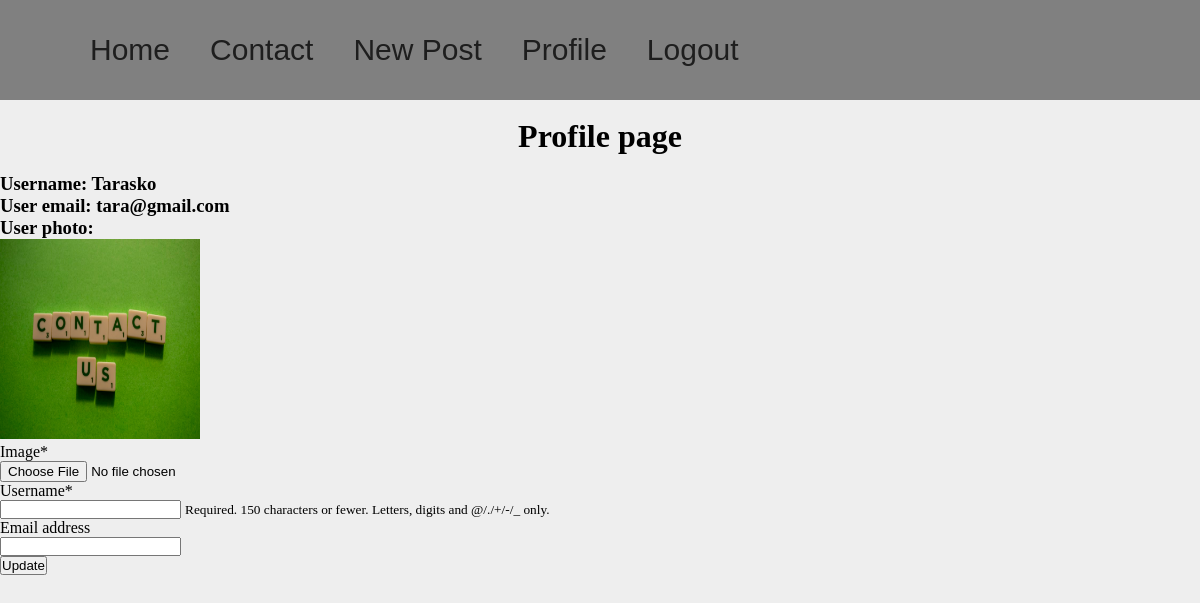
Page /profile/ (signed in) on the committed database.
### users/models.py (models this page shows, shortened)
class CustomUser(AbstractUser):
    age = models.PositiveIntegerField(null=True, blank=True)

class Profile(models.Model):
    user = models.OneToOneField(User, on_delete=models.CASCADE)
    image = models.ImageField(default='default.jpg', upload_to='profile_pics')

### users/views.py (the view)
# urls.py: path('profile/', views.profile, name='profile'),
def profile(request):
    if request.method == 'POST':
        i_form = UserPictureForm(request.POST, request.FILES, instance=request.user.profile)
        p_form = UserProfileForm(request.POST, instance=request.user)
        if i_form.is_valid() and p_form.is_valid():
            i_form.save()
            p_form.save()
            messages.success(request, f"Your profile has been updated!")
            return redirect('users:profile')
    else:
        i_form = UserPictureForm(instance=request.user)
        p_form = UserProfileForm(instance=request.user.profile)
    context = {
        'title': 'Profile Page',
        'i_form': i_form,
        'p_form': p_form,
    }
    return render(request, 'users/profile.html', context)

### users/forms.py
class UserPictureForm(forms.ModelForm):
    class Meta:
        model = Profile
        fields = ['image']

class UserProfileForm(forms.ModelForm):
    class Meta:
        model = CustomUser
        fields = ['username', 'email']

### users/templates/users/profile.html
{% extends 'posts/base.html' %}
{% load crispy_forms_tags %}
{% load static %}
{% block content %}
    <br>
    <center>
        <h1>Profile page</h1>
        <br>
    </center>
    <h3>Username: {{ user.username }}</h3>
    <h3>User email: {{ user.email }}</h3>
    <h3>User photo: </h3>
    <img src="{{ user.profile.image.url }}" height="200" width="200" >
<form method="post" enctype="multipart/form-data">{% csrf_token %}
    {{ i_form|crispy }}
    {{ p_form|crispy }}
    <button type="submit">Update</button>
</form>
{% endblock content %}

### posts/static/posts/style.css (style rules this page uses)
* { margin: 0; padding: 0; }
body { background-color: #eee; }

### rows in the picture
CustomUser: username "Tarasko", email "tara@gmail.com", profile.image (picture)
